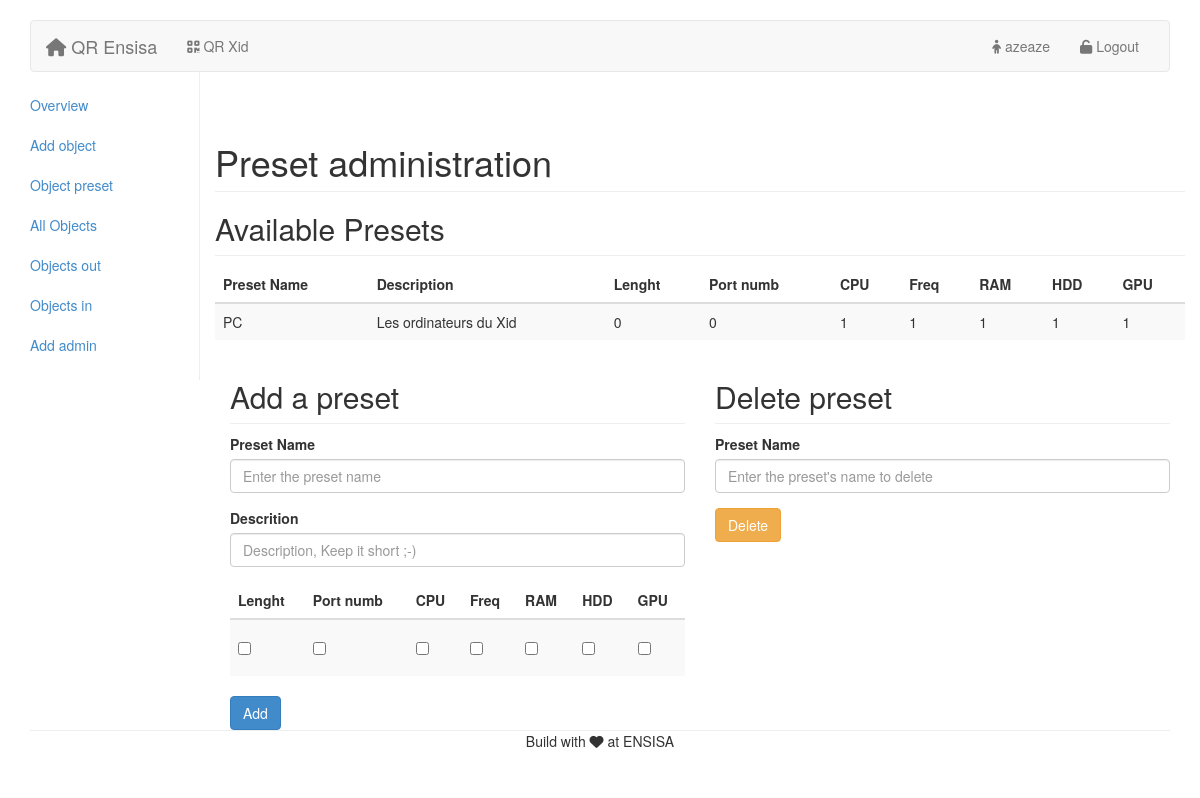
Page /admin.php?sec=preset (signed in) on the committed database.
### tables this page shows
CREATE TABLE IF NOT EXISTS `preset` (
  `id` int(11) NOT NULL AUTO_INCREMENT,
  `name` varchar(256) NOT NULL,
  `description` mediumtext NOT NULL,
  `lenght` tinyint(1) NOT NULL,
  `number_port` tinyint(1) NOT NULL,
  `cpu` tinyint(1) NOT NULL,
  `frequence` tinyint(1) NOT NULL,
  `ram` tinyint(1) NOT NULL,
  `hard_drive` tinyint(1) NOT NULL,
  `gpu` tinyint(1) NOT NULL,
  PRIMARY KEY (`id`)
);

### includes/admin/preset.php (the view)
<h1 class="page-header">Preset administration</h1>
<?php include 'includes/mysql.php';
    $preset = $connect->query('SELECT * FROM preset'); ?>
<h2 class="sub-header">Available Presets</h2>
<div class="table-responsive">
    <table class="table table-striped">
        <thead>
            <tr>
                <th>Preset Name</th>
                <th>Description</th>
                <th>Lenght</th>
                <th>Port numb</th>
                <th>CPU</th>
                <th>Freq</th>
                <th>RAM</th>
                <th>HDD</th>
                <th>GPU</th>
            </tr>
        </thead>
        <tbody>
        <?php while ($fetched = $preset->fetch()){?>
            <tr>
                <td><?php echo $fetched['name']; ?></td>
                <td><?php echo $fetched['description']; ?></td>
                <td><?php echo $fetched['lenght']; ?></td>
                <td><?php echo $fetched['number_port']; ?></td>
                <td><?php echo $fetched['cpu']; ?></td>
                <td><?php echo $fetched['frequence']; ?></td>
                <td><?php echo $fetched['ram']; ?></td>
                <td><?php echo $fetched['hard_drive']; ?></td>
                <td><?php echo $fetched['gpu']; ?></td>
            </tr>
        <?php }
        $preset->closeCursor();?>
        </tbody>
    </table>
</div>
<div class="col-md-6">
    <h2 class="sub-header">Add a preset</h2>
    <form role="form" method="post" action="includes/admin/act_add_preset.php">
        <div class="form-group">
            <label for="presetName">Preset Name</label>
            <input type="text" class="form-control" name="name" placeholder="Enter the preset name">
        </div>
        <div class="form-group">
            <label for="description">Descrition</label>
            <input type="text" class="form-control" name="description" placeholder="Description, Keep it short ;-)">
        </div>
         <table class="table table-striped">
            <thead>
                <tr>
                    <th>Lenght</th>
                    <th>Port numb</th>
                    <th>CPU</th>
                    <th>Freq</th>
                    <th>RAM</th>
                    <th>HDD</th>
                    <th>GPU</th>
                </tr>
            </thead>
            <tbody>
                <tr>
                    <td>
                        <div class="checkbox">
                            <label>
                                <input type="checkbox" name="lenght">
                            </label>
                        </div>
                    </td>
                    <td>
                        <div class="checkbox">
                            <label>
                                <input type="checkbox" name="number_port">
                            </label>
                        </div>
                    </td>
                    <td>
                        <div class="checkbox">
                            <label>
                                <input type="checkbox" name="cpu">
                            </label>
                        </div>
                    </td>
                    <td>
                        <div class="checkbox">
                            <label>
                                <input type="checkbox" name="frequence">
                            </label>
                        </div>
                    </td>
                    <td>
                        <div class="checkbox">
                            <label>
                                <input type="checkbox" name="ram">
                            </label>
                        </div>
                    </td>
                    <td>
                        <div class="checkbox">
                            <label>
                                <input type="checkbox" name="hard_drive">
                            </label>
                        </div>
                    </td>
                    <td>
                        <div class="checkbox">
                            <label>
                                <input type="checkbox" name="gpu">
                            </label>
                        </div>
                    </td>
                </tr>
            </tbody>
        </table>
    <button type="submit" class="btn btn-primary">Add</button>
    </form>
</div>
<div class="col-md-6">
<h2 class="sub-header">Delete preset</h2>
    <form role="form" method="post" action="includes/admin/act_del_preset.php">
        <div class="form-group">
            <label for="presetId">Preset Name</label>
            <input type="text" class="form-control" name="name" placeholder="Enter the preset's name to delete">
        </div>
        <button type="submit" class="btn btn-warning">Delete</button>
    </form>
</div>

### css/projet.css (style rules this page uses)
form { max-width: 500px; min-width: 50px; }
body { padding-top: 20px; padding-bottom: 20px; }

### css/admin_panel.css (style rules this page uses)
.sub-header { padding-bottom: 10px; border-bottom: 1px solid #eee; }

### rows in the picture
preset: name "PC", description "Les ordinateurs du Xid", lenght "0", number_port "0", cpu "1", frequence "1", ram "1", hard_drive "1", gpu "1"

### other values in the picture
$_SESSION['pseudo'] "azeaze"
